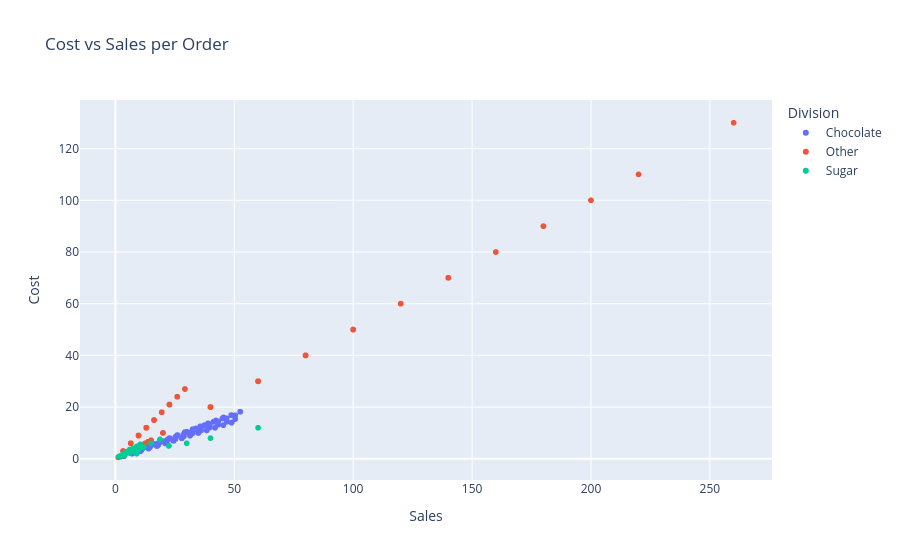

Notebook source saved alongside this figure:
### Markdown cell above
## Cost Structure Diagnostics
Cost vs Sales scatter analysis.

### Code cell
fig = px.scatter(df, x='Sales', y='Cost', color='Division', 
                 hover_data=['Product Name'], title='Cost vs Sales per Order')
fig.show()

### Figure 1 — Plotly figure (JSON) as saved in the notebook; plotly's stock layout.template omitted (floating-point values rounded to 4 significant figures; data arrays with more than 128 entries replaced by an {"elided": "..."} marker saying what was removed)
{"data": [{"customdata": {"elided": "9844x1 str values"}, "hovertemplate": "Division=Chocolate<br>Sales=%{x}<br>Cost=%{y}<br>Product Name=%{customdata[0]}<extra></extra>", "legendgroup": "Chocolate", "marker": {"color": "#636efa", "symbol": "circle"}, "mode": "markers", "name": "Chocolate", "showlegend": true, "type": "scattergl", "x": {"elided": "9844 float values"}, "xaxis": "x", "y": {"elided": "9844 float values"}, "yaxis": "y"}, {"customdata": {"elided": "310x1 str values"}, "hovertemplate": "Division=Other<br>Sales=%{x}<br>Cost=%{y}<br>Product Name=%{customdata[0]}<extra></extra>", "legendgroup": "Other", "marker": {"color": "#EF553B", "symbol": "circle"}, "mode": "markers", "name": "Other", "showlegend": true, "type": "scattergl", "x": {"elided": "310 float values"}, "xaxis": "x", "y": {"elided": "310 float values"}, "yaxis": "y"}, {"customdata": [["Fizzy Lifting Drinks"], ["Laffy Taffy"], ["Fizzy Lifting Drinks"], ["SweeTARTS"], ["Nerds"], ["Nerds"], ["Laffy Taffy"], ["Fizzy Lifting Drinks"], ["Laffy Taffy"], ["SweeTARTS"], ["SweeTARTS"], ["Laffy Taffy"], ["Hair Toffee"], ["Everlasting Gobstopper"], ["Hair Toffee"], ["Fun Dip"], ["Fun Dip"], ["SweeTARTS"], ["Laffy Taffy"], ["SweeTARTS"], ["Everlasting Gobstopper"], ["Fun Dip"], ["SweeTARTS"], ["Laffy Taffy"], ["Fizzy Lifting Drinks"], ["Laffy Taffy"], ["Fizzy Lifting Drinks"], ["Nerds"], ["Fizzy Lifting Drinks"], ["SweeTARTS"], ["Hair Toffee"], ["SweeTARTS"], ["Laffy Taffy"], ["Everlasting Gobstopper"], ["Hair Toffee"], ["SweeTARTS"], ["Laffy Taffy"], ["SweeTARTS"], ["Laffy Taffy"], ["Nerds"]], "hovertemplate": "Division=Sugar<br>Sales=%{x}<br>Cost=%{y}<br>Product Name=%{customdata[0]}<extra></extra>", "legendgroup": "Sugar", "marker": {"color": "#00cc96", "symbol": "circle"}, "mode": "markers", "name": "Sugar", "showlegend": true, "type": "scattergl", "x": [7.5, 11.94, 15.0, 4.5, 3.0, 6.0, 1.99, 11.25, 3.98, 6.0, 4.5, 3.98, 22.5, 40.0, 22.5, 4.5, 1.5, 3.0, 1.99, 4.5, 60.0, 6.0, 9.0, 9.95, 18.75, 1.99, 11.25, 1.5, 15.0, 6.0, 22.5, 10.5, 3.98, 30.0, 9.0, 6.0, 5.97, 7.5, 7.96, 4.5], "xaxis": "x", "y": [3.0, 4.5, 6.0, 2.4, 1.6, 3.2, 0.75, 4.5, 1.5, 3.2, 2.4, 1.5, 5.0, 8.0, 5.0, 2.7, 0.9, 1.6, 0.75, 2.4, 12.0, 3.6, 4.8, 3.75, 7.5, 0.75, 4.5, 0.8, 6.0, 3.2, 5.0, 5.6, 1.5, 6.0, 2.0, 3.2, 2.25, 4.0, 3.0, 2.4], "yaxis": "y"}], "layout": {"legend": {"title": {"text": "Division"}, "tracegroupgap": 0}, "title": {"text": "Cost vs Sales per Order"}, "xaxis": {"anchor": "y", "domain": [0, 1], "title": {"text": "Sales"}}, "yaxis": {"anchor": "x", "domain": [0, 1], "title": {"text": "Cost"}}}}
